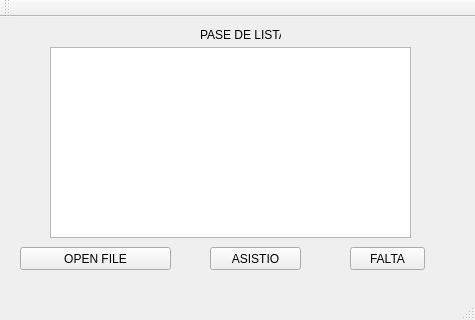
<?xml version="1.0" encoding="UTF-8"?>
<ui version="4.0">
 <class>MainWindow</class>
 <widget class="QMainWindow" name="MainWindow">
  <property name="geometry">
   <rect>
    <x>0</x>
    <y>0</y>
    <width>475</width>
    <height>320</height>
   </rect>
  </property>
  <property name="windowTitle">
   <string>MainWindow</string>
  </property>
  <widget class="QWidget" name="centralWidget">
   <widget class="QTextBrowser" name="textBrowser">
    <property name="geometry">
     <rect>
      <x>50</x>
      <y>30</y>
      <width>361</width>
      <height>191</height>
     </rect>
    </property>
   </widget>
   <widget class="QPushButton" name="pushButton">
    <property name="geometry">
     <rect>
      <x>20</x>
      <y>230</y>
      <width>151</width>
      <height>23</height>
     </rect>
    </property>
    <property name="text">
     <string>OPEN FILE</string>
    </property>
   </widget>
   <widget class="QPushButton" name="pushButton_2">
    <property name="geometry">
     <rect>
      <x>210</x>
      <y>230</y>
      <width>91</width>
      <height>23</height>
     </rect>
    </property>
    <property name="text">
     <string>ASISTIO</string>
    </property>
   </widget>
   <widget class="QPushButton" name="pushButton_3">
    <property name="geometry">
     <rect>
      <x>350</x>
      <y>230</y>
      <width>75</width>
      <height>23</height>
     </rect>
    </property>
    <property name="text">
     <string>FALTA</string>
    </property>
   </widget>
   <widget class="QLabel" name="label">
    <property name="geometry">
     <rect>
      <x>200</x>
      <y>10</y>
      <width>81</width>
      <height>16</height>
     </rect>
    </property>
    <property name="text">
     <string>PASE DE LISTA:</string>
    </property>
   </widget>
  </widget>
  <widget class="QMenuBar" name="menuBar">
   <property name="geometry">
    <rect>
     <x>0</x>
     <y>0</y>
     <width>475</width>
     <height>21</height>
    </rect>
   </property>
  </widget>
  <widget class="QToolBar" name="mainToolBar">
   <attribute name="toolBarArea">
    <enum>TopToolBarArea</enum>
   </attribute>
   <attribute name="toolBarBreak">
    <bool>false</bool>
   </attribute>
  </widget>
  <widget class="QStatusBar" name="statusBar"/>
 </widget>
 <layoutdefault spacing="6" margin="11"/>
 <resources/>
 <connections/>
</ui>
